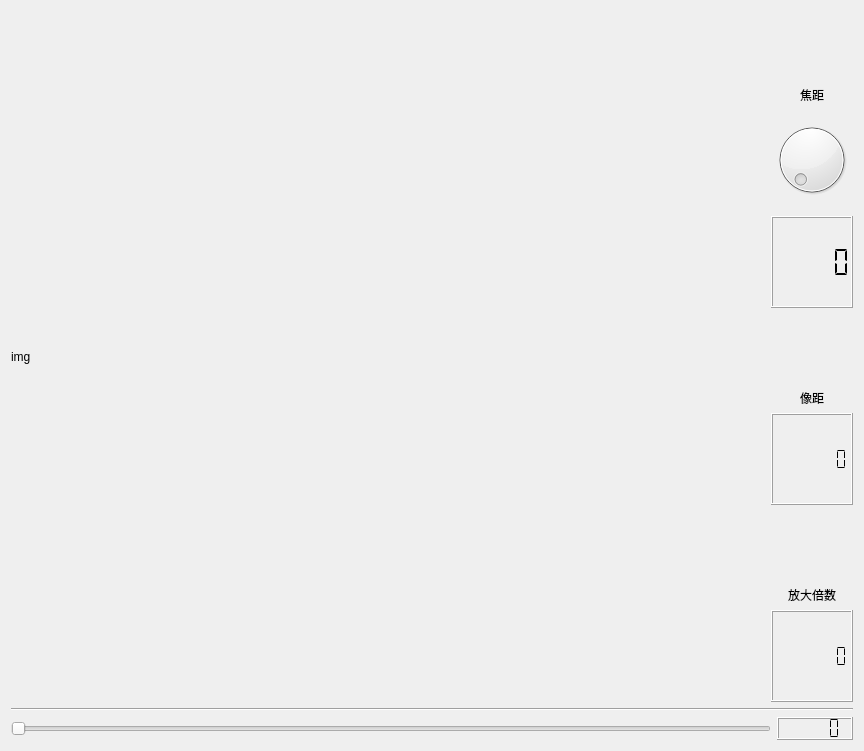
<?xml version="1.0" encoding="UTF-8"?>
<ui version="4.0">
 <class>Form</class>
 <widget class="QWidget" name="Form">
  <property name="geometry">
   <rect>
    <x>0</x>
    <y>0</y>
    <width>864</width>
    <height>751</height>
   </rect>
  </property>
  <property name="windowTitle">
   <string>Form</string>
  </property>
  <layout class="QVBoxLayout" name="verticalLayout_2" stretch="10,0,0">
   <item>
    <layout class="QHBoxLayout" name="horizontalLayout_2" stretch="10,1">
     <item>
      <widget class="QLabel" name="img">
       <property name="text">
        <string>img</string>
       </property>
      </widget>
     </item>
     <item>
      <layout class="QVBoxLayout" name="verticalLayout">
       <item>
        <widget class="QLabel" name="llllllll1">
         <property name="text">
          <string>焦距</string>
         </property>
         <property name="alignment">
          <set>Qt::AlignBottom|Qt::AlignHCenter</set>
         </property>
        </widget>
       </item>
       <item>
        <widget class="QDial" name="dF">
         <property name="maximum">
          <number>999</number>
         </property>
        </widget>
       </item>
       <item>
        <widget class="QLCDNumber" name="lcdf">
         <property name="segmentStyle">
          <enum>QLCDNumber::Flat</enum>
         </property>
        </widget>
       </item>
       <item>
        <widget class="QLabel" name="label_2">
         <property name="text">
          <string>像距</string>
         </property>
         <property name="alignment">
          <set>Qt::AlignBottom|Qt::AlignHCenter</set>
         </property>
        </widget>
       </item>
       <item>
        <widget class="QLCDNumber" name="lscx">
         <property name="digitCount">
          <number>7</number>
         </property>
         <property name="segmentStyle">
          <enum>QLCDNumber::Flat</enum>
         </property>
        </widget>
       </item>
       <item>
        <widget class="QLabel" name="label_4">
         <property name="text">
          <string>放大倍数</string>
         </property>
         <property name="alignment">
          <set>Qt::AlignBottom|Qt::AlignHCenter</set>
         </property>
        </widget>
       </item>
       <item>
        <widget class="QLCDNumber" name="lcdfd">
         <property name="digitCount">
          <number>7</number>
         </property>
         <property name="segmentStyle">
          <enum>QLCDNumber::Flat</enum>
         </property>
        </widget>
       </item>
      </layout>
     </item>
    </layout>
   </item>
   <item>
    <widget class="Line" name="line">
     <property name="orientation">
      <enum>Qt::Horizontal</enum>
     </property>
    </widget>
   </item>
   <item>
    <layout class="QHBoxLayout" name="horizontalLayout" stretch="10,1">
     <item>
      <widget class="QSlider" name="horizontalSlider">
       <property name="maximum">
        <number>999</number>
       </property>
       <property name="orientation">
        <enum>Qt::Horizontal</enum>
       </property>
      </widget>
     </item>
     <item>
      <widget class="QLCDNumber" name="lcdw">
       <property name="segmentStyle">
        <enum>QLCDNumber::Flat</enum>
       </property>
      </widget>
     </item>
    </layout>
   </item>
  </layout>
 </widget>
 <resources/>
 <connections/>
</ui>
